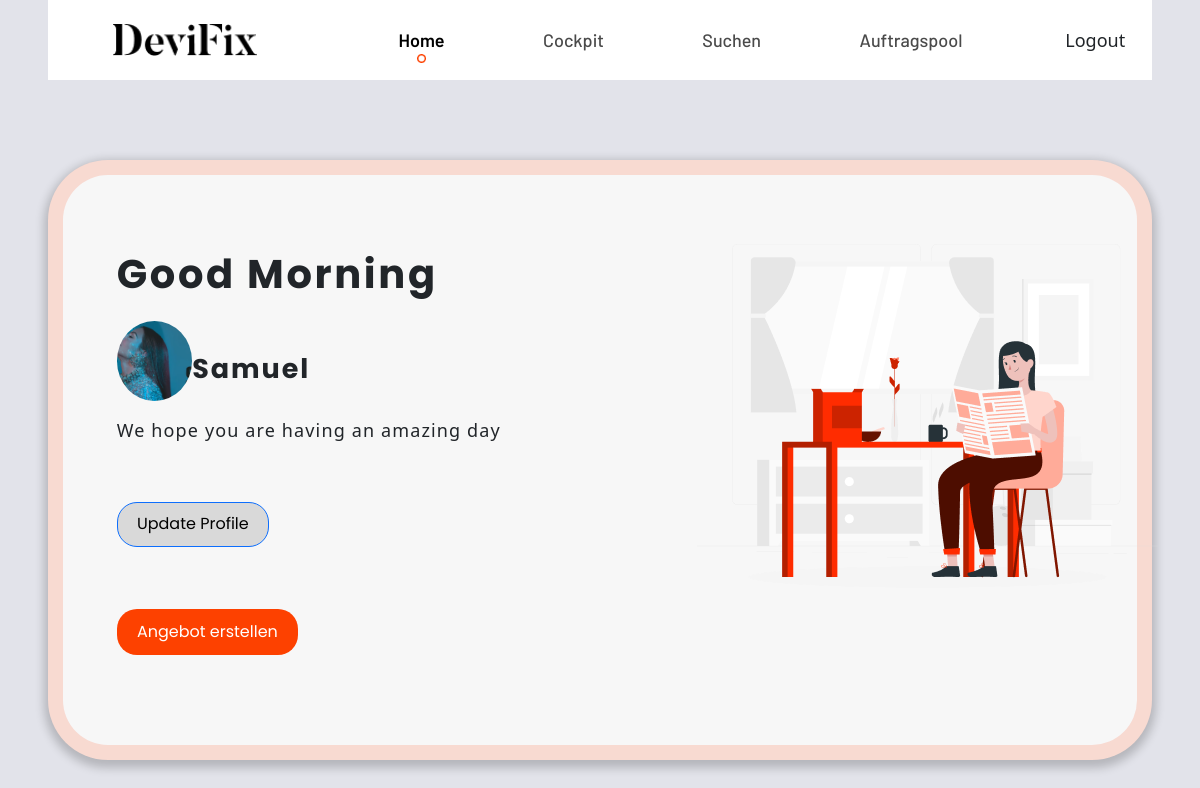
The page /userpro-welcome/ (signed in) on the database its author committed.
### accounts/models.py (models this page shows, shortened)
class User(AbstractUser):
    is_userpro = models.BooleanField('userpro', default=False)
    is_userwork = models.BooleanField('userwork', default=False)
    company = models.CharField(max_length=100)
    favorites = models.ManyToManyField(Order, related_name='saved_by', null=True, blank=True)

class Profile(models.Model):
    user = models.OneToOneField(User, on_delete=models.CASCADE)
    image = models.ImageField(default='user.jpg', upload_to='user_pics')

### devifix/views.py (the view)
# urls.py: path("userpro-welcome/", views.userpro_welcome, name="userpro-welcome"),
@login_required(login_url="accounts:login-userpro")
def userpro_welcome(request):
        if request.user.is_userpro:
            profile_form = ProfileForm(request.POST,request.FILES, instance=request.user.profile)
            if profile_form.is_valid():
                profile_form.save()
                messages.success(request, ('Your profile was successfully updated'))
                return render(request, "welcome/userpro-welcome.html", {'profile_form': profile_form})
        else:
            profile_form = ProfileForm(instance=request.user.profile)
            return redirect("accounts:login-userpro")

### templates/welcome/userpro-welcome.html (shortened to what this page needs)
{% extends 'base.html' %}
{% block content %}
{% load static %}
<div class="first-section">
    <div class="left">
        <h3>Good Morning </h3>
        <div class="profile">
          <div class="profile-img">
            <img src="{{ request.user.profile.image.url}}" alt="">
          </div>
          <span>{{request.user.username}}</span>
        </div>
        <p>We hope you are having an amazing day</p>
        <button type="button" class="btn btn-primary font-weight-bold"  data-bs-toggle="modal" data-bs-target="#wishlistModal">Update Profile</button>
    </div>
    <div class="right">
        <img src="{% static 'imgs/rafiki.png' %}" alt="">
    </div>
 </div>
<div class="second-section">
    <a href="{% url 'orders:userpro-create-order' %}" class="btn">Angebot erstellen</a>
</div>
{% endblock content %}

### static/css/style.css (style rules this page uses)
:root { --primary-color: #FD4100; }
body { width: 100%; height: 100%; font-size: 18px; padding: 0 3rem; box-sizing: border-box; background: #E2E3EA; }
.btn { width: -webkit-fit-content; width: -moz-fit-content; width: fit-content; color: black; padding: 0.6rem 1.2rem; border-radius: 20px 20px; background-color: #D9D9D9; font-family: "Poppins"; }
.main .first-section { width: 90%; display: flex; justify-content: space-between; margin-bottom: 2%; }
.main .first-section .left { width: 40%; height: 100%; display: flex; flex-direction: column; }
.main .first-section .left h3 { font-size: 40px; line-height: 60px; font-family: "Poppins"; font-weight: bold; height: 20%; letter-spacing: 0.07cm; }
.main .first-section .left span { font-size: 1.5em; height: 30%; font-family: "Poppins"; font-weight: bold; letter-spacing: 0.05cm; line-height: 40px; }
.main .first-section .left p { height: 20%; letter-spacing: 0.03cm; }
.main .first-section .right { width: 40%; display: flex; align-items: center; }
.main .second-section { width: 90%; margin-bottom: 2%; height: -webkit-fit-content; height: -moz-fit-content; height: fit-content; }
.main .second-section a.btn { width: -webkit-fit-content; width: -moz-fit-content; width: fit-content; color: white; padding: 0.6rem 1.2rem; border-radius: 20px 20px; background-color: var(--primary-color) !important; }

### templates/welcome/userpro-welcome.html (style rules this page uses)
.profile-img { width: 5rem; height: 5rem; border-radius: 50% 50%; }
.profile-img img { width: 100%; height: 100%; border-radius: 50% 50%; object-fit: cover; }
.profile { width: 50%; display: flex; align-items: center; justify-content: space-between; margin-bottom: 1rem; }

### rows shown on the page
User: user.profile.image (picture), user.username "Samuel"
